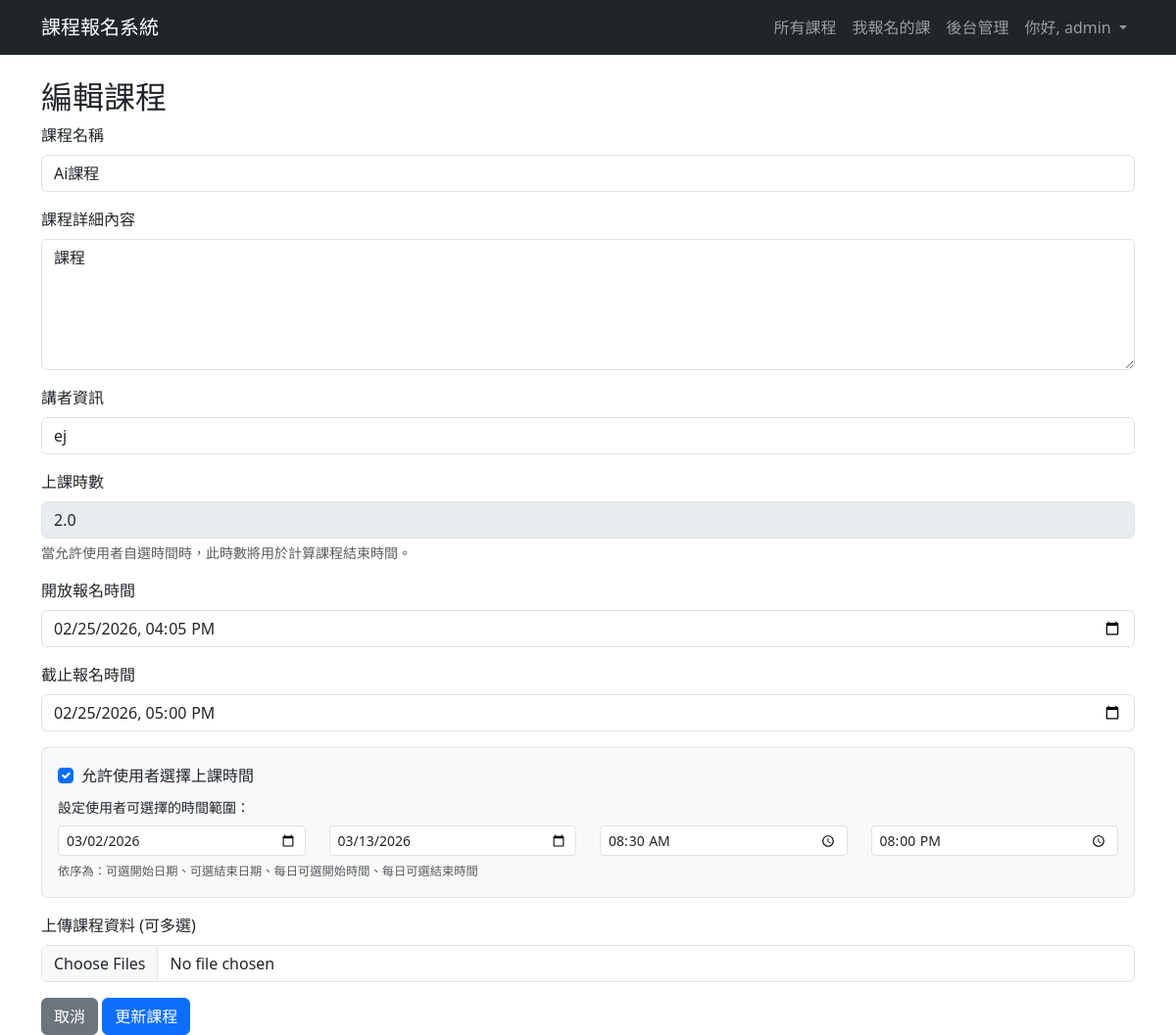
The page /admin/course/edit/2 (signed in) on the database its author committed.
### app.py (models this page shows, shortened)
class User(UserMixin, db.Model):
    id = db.Column(db.Integer, primary_key=True) # 使用者ID 唯一值
    username = db.Column(db.String(80), unique=True, nullable=False)
    email = db.Column(db.String(120), unique=True, nullable=False) # 電子郵件地址
    password_hash = db.Column(db.String(200), nullable=False) # 儲存雜湊後的密碼
    is_admin = db.Column(db.Boolean, default=False) # 是否為管理者
    needs_password_change = db.Column(db.Boolean, default=False) # 是否需要更新密碼
    __table_args__ = {'extend_existing': True} # 避免重複定義表格錯誤

class Course(db.Model):
    __tablename__ = 'course' # 建議明確指定表名
    id = db.Column(db.Integer, primary_key=True)
    name = db.Column(db.String(120), nullable=False)
    description = db.Column(db.Text, nullable=False) # 課程描述
    speaker_info = db.Column(db.String(200)) # 講者資訊
    has_time_slots = db.Column(db.Boolean, default=False, nullable=False) # 是否有梯次
    status = db.Column(db.String(20), default='尚未開放') # 課程狀態：尚未開放、報名中、報名截止
    registration_start_time = db.Column(db.DateTime, nullable=False) # 報名開始時間
    registration_end_time = db.Column(db.DateTime, nullable=False) # 報名截止時間
    allow_user_to_choose_time = db.Column(db.Boolean, default=False, nullable=False) # 是否允許使用者自選時間
    duration_hours = db.Column(db.Float, nullable=True, default=1) # 新增：上課時數欄位
    user_choice_start_date = db.Column(db.Date, nullable=True) # 自選時間的可選起始日
    user_choice_end_date = db.Column(db.Date, nullable=True) # 自選時間的可選結束日
    user_choice_start_time_of_day = db.Column(db.Time, nullable=True) # 自選時間的每日可選起始時間
    user_choice_end_time_of_day = db.Column(db.Time, nullable=True) # 自選時間的每日可選結束時間
    __table_args__ = {'extend_existing': True} # 避免重複定義表格錯誤
    files = db.relationship('CourseFile', backref='course', lazy=True, cascade="all, delete-orphan") # 課程有多個檔案，刪除課程時也刪除相關檔案
    time_slots = db.relationship('TimeSlot', backref='course', lazy=True, cascade="all, delete-orphan") # 課程有多個梯次，刪除課程時也刪除相關梯次

### app.py (the view)
@app.route('/admin/course/edit/<int:course_id>')
@login_required
@admin_required
def edit_course(course_id):
    course = Course.query.get_or_404(course_id)
    return render_template('admin_course_form.html', course=course)

### app.py (called while the page is built)
@login_manager.user_loader
def load_user(user_id): # 透過 user_id 載入使用者
    return User.query.get(int(user_id)) # 從資料庫取得使用者資料

def admin_required(f):
    @wraps(f)
    def decorated_function(*args, **kwargs):
        if not current_user.is_authenticated or not current_user.is_admin:
            flash('您沒有權限。', 'danger')
            return redirect(url_for('index'))
        return f(*args, **kwargs)
    return decorated_function

### templates/admin_course_form.html (shortened to what this page needs)
{% extends "layout.html" %}
{% block content %}
<h2>{% if course %}編輯課程{% else %}新增課程{% endif %}</h2>
<form action="{% if course %}{{ url_for('update_course', course_id=course.id) }}{% else %}{{ url_for('create_course') }}{% endif %}" method="POST" enctype="multipart/form-data">
    <div class="mb-3">
        <label for="name" class="form-label">課程名稱</label>
        <input type="text" class="form-control" id="name" name="name" value="{{ course.name if course else request.form.get('name', '') }}" required>
    </div>
    <div class="mb-3">
        <label for="description" class="form-label">課程詳細內容</label>
        <textarea class="form-control" id="description" name="description" rows="5" required>{{ course.description if course else request.form.get('description', '') }}</textarea>
    </div>
    <div class="mb-3">
        <label for="speaker_info" class="form-label">講者資訊</label>
        <input type="text" class="form-control" id="speaker_info" name="speaker_info" value="{{ course.speaker_info if course else request.form.get('speaker_info', '') }}">
    </div>
    <div class="mb-3">
        <label for="duration_hours" class="form-label">上課時數</label>
        <input type="number" class="form-control" id="duration_hours" name="duration_hours" value="{{ course.duration_hours if course else request.form.get('duration_hours', '1') }}" required min="0.5" step="0.5" {% if course %}readonly{% endif %}>
        <div class="form-text">當允許使用者自選時間時，此時數將用於計算課程結束時間。</div>
    </div>
    <div class="mb-3">
        <label for="registration_start_time" class="form-label">開放報名時間</label>
        <input type="datetime-local" class="form-control" id="registration_start_time" name="registration_start_time"
               value="{{ course.registration_start_time.strftime('%Y-%m-%dT%H:%M') if course else request.form.get('registration_start_time', '') }}" required>
    </div>
    <div class="mb-3">
        <label for="registration_end_time" class="form-label">截止報名時間</label>
        <input type="datetime-local" class="form-control" id="registration_end_time" name="registration_end_time"
               value="{{ course.registration_end_time.strftime('%Y-%m-%dT%H:%M') if course else request.form.get('registration_end_time', '') }}" required>
    </div>
    <div class="mb-3 p-3 border rounded bg-light">
        <div class="form-check mb-2">
            <input type="checkbox" class="form-check-input" id="allow_user_to_choose_time" name="allow_user_to_choose_time" value="true" {% if (course and course.allow_user_to_choose_time) or request.form.get('allow_user_to_choose_time') %}checked{% endif %}>
            <label class="form-check-label" for="allow_user_to_choose_time">允許使用者選擇上課時間</label>
        </div>
        <div id="user-choice-range-section" style="display: none;">
            <label class="form-label small">設定使用者可選擇的時間範圍：</label>
            <div class="row">
                <div class="col-md-3"><input type="date" class="form-control form-control-sm" name="user_choice_start_date" title="可選開始日期" value="{{ (course.user_choice_start_date.strftime('%Y-%m-%d') if course and course.user_choice_start_date) or request.form.get('user_choice_start_date', '') }}"></div>
                <div class="col-md-3"><input type="date" class="form-control form-control-sm" name="user_choice_end_date" title="可選結束日期" value="{{ (course.user_choice_end_date.strftime('%Y-%m-%d') if course and course.user_choice_end_date) or request.form.get('user_choice_end_date', '') }}"></div>
                <div class="col-md-3"><input type="time" class="form-control form-control-sm" name="user_choice_start_time_of_day" title="每日可選開始時間" value="{{ (course.user_choice_start_time_of_day.strftime('%H:%M') if course and course.user_choice_start_time_of_day) or request.form.get('user_choice_start_time_of_day', '') }}"></div>
                <div class="col-md-3"><input type="time" class="form-control form-control-sm" name="user_choice_end_time_of_day" title="每日可選結束時間" value="{{ (course.user_choice_end_time_of_day.strftime('%H:%M') if course and course.user_choice_end_time_of_day) or request.form.get('user_choice_end_time_of_day', '') }}"></div>
                <div class="col-12">
                    <div class="form-text">
                        <small>依序為：可選開始日期、可選結束日期、每日可選開始時間、每日可選結束時間</small>
                    </div>
                </div>
            </div>
        </div>
    </div>
<div class="mb-3">
    <label for="file" class="form-label">上傳課程資料 (可多選)</label>
    <input class="form-control" type="file" id="file" name="files" multiple>
</div>
    <a href="{{ url_for('admin_dashboard') }}" class="btn btn-secondary">取消</a>
    <button type="submit" class="btn btn-primary">{% if course %}更新課程{% else %}建立課程{% endif %}</button>
</form>
{% endblock %}

### templates/layout.html (shortened to what this page needs)
<!doctype html>
<html lang="zh-Hant">
<head>
    <link href="https://cdn.jsdelivr.net/npm/bootstrap@5.3.3/dist/css/bootstrap.min.css" rel="stylesheet">
    <link rel="stylesheet" href="https://cdn.jsdelivr.net/npm/bootstrap-icons@1.11.3/font/bootstrap-icons.min.css">
    <link rel="stylesheet" href="{{ url_for('static', filename='css/style.css') }}">
</head>
<body class="{% block body_class %}{% endblock %}">
    <nav class="navbar navbar-expand-lg {% block navbar_classes %}navbar-dark bg-dark{% endblock %}">
        <div class="container">
            <a class="navbar-brand" href="{{ url_for('index') }}">課程報名系統</a>
            <div class="collapse navbar-collapse" id="navbarNav">
                <ul class="navbar-nav ms-auto">
                    <li class="nav-item">
                        <a class="nav-link" href="{{ url_for('index') }}">所有課程</a>
                    </li>
                    {% if current_user.is_authenticated %}
                        <li class="nav-item">
                            <a class="nav-link" href="{{ url_for('my_courses') }}">我報名的課</a>
                        </li>
                        {% if current_user.is_admin %}
                        <li class="nav-item">
                            <a class="nav-link" href="{{ url_for('admin_dashboard') }}">後台管理</a>
                        </li>
                        {% endif %}
                        <li class="nav-item dropdown">
                            <a class="nav-link dropdown-toggle" href="#" role="button" data-bs-toggle="dropdown" aria-expanded="false">
                                你好, {{ current_user.username }}
                            </a>
                        </li>
                    {% else %}
                        <li class="nav-item">
                            <a class="nav-link" href="{{ url_for('login') }}">登入/註冊</a>
                        </li>
                    {% endif %}
                </ul>
            </div>
        </div>
    </nav>
    <main class="container mt-4">
        {% block content %}{% endblock %}
    </main>
</body>
</html>

### static/css/style.css (style rules this page uses)
input[readonly], textarea[readonly] { background-color: #e9ecef; cursor: not-allowed; }

### rows shown on the page
User: username "admin"
Course: name "Ai課程", description "課程", speaker_info "ej", duration_hours "2.0", registration_start_time "02/25/2026 16:05", registration_end_time "02/25/2026 17:00", allow_user_to_choose_time "☑", user_choice_start_date "03/02/2026", user_choice_end_date "03/13/2026", user_choice_start_time_of_day "08:30", user_choice_end_time_of_day "20:00"
